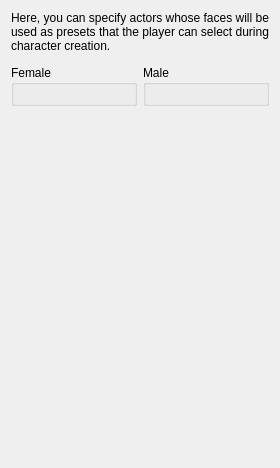
     <widget class="QWidget" name="tabPresets">
      <attribute name="title">
       <string>Presets</string>
      </attribute>
      <layout class="QGridLayout" name="gridLayout_43">
       <item row="0" column="0" colspan="2">
        <widget class="QLabel" name="label_98">
         <property name="text">
          <string>Here, you can specify actors whose faces will be used as presets that the player can select during character creation.</string>
         </property>
         <property name="wordWrap">
          <bool>true</bool>
         </property>
        </widget>
       </item>
       <item row="2" column="1">
        <widget class="QGroupBox" name="groupBox_24">
         <property name="title">
          <string>Male</string>
         </property>
         <layout class="QGridLayout" name="gridLayout_42">
          <item row="0" column="0">
           <widget class="DKFormListPane" name="presetsM"/>
          </item>
         </layout>
        </widget>
       </item>
       <item row="2" column="0">
        <widget class="QGroupBox" name="groupBox_23">
         <property name="title">
          <string>Female</string>
         </property>
         <layout class="QGridLayout" name="gridLayout_41">
          <item row="0" column="0">
           <widget class="DKFormListPane" name="presetsF"/>
          </item>
         </layout>
        </widget>
       </item>
       <item row="3" column="0">
        <spacer name="verticalSpacer_13">
         <property name="orientation">
          <enum>Qt::Vertical</enum>
         </property>
         <property name="sizeHint" stdset="0">
          <size>
           <width>20</width>
           <height>351</height>
          </size>
         </property>
        </spacer>
       </item>
       <item row="1" column="0" colspan="2">
        <spacer name="verticalSpacer_15">
         <property name="orientation">
          <enum>Qt::Vertical</enum>
         </property>
         <property name="sizeType">
          <enum>QSizePolicy::Fixed</enum>
         </property>
         <property name="sizeHint" stdset="0">
          <size>
           <width>20</width>
           <height>6</height>
          </size>
         </property>
        </spacer>
       </item>
      </layout>
     </widget>
